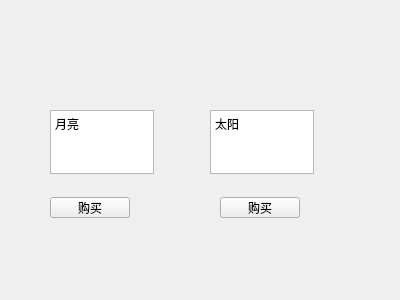
<?xml version="1.0" encoding="UTF-8"?>
<ui version="4.0">
 <class>shop</class>
 <widget class="QWidget" name="shop">
  <property name="geometry">
   <rect>
    <x>0</x>
    <y>0</y>
    <width>400</width>
    <height>300</height>
   </rect>
  </property>
  <property name="windowTitle">
   <string>Form</string>
  </property>
  <widget class="QPushButton" name="pushButton">
   <property name="geometry">
    <rect>
     <x>50</x>
     <y>197</y>
     <width>80</width>
     <height>21</height>
    </rect>
   </property>
   <property name="text">
    <string>购买</string>
   </property>
  </widget>
  <widget class="QPushButton" name="pushButton_2">
   <property name="geometry">
    <rect>
     <x>220</x>
     <y>197</y>
     <width>80</width>
     <height>21</height>
    </rect>
   </property>
   <property name="text">
    <string>购买</string>
   </property>
  </widget>
  <widget class="QPlainTextEdit" name="plainTextEdit">
   <property name="geometry">
    <rect>
     <x>50</x>
     <y>110</y>
     <width>104</width>
     <height>64</height>
    </rect>
   </property>
   <property name="plainText">
    <string>月亮</string>
   </property>
  </widget>
  <widget class="QTextEdit" name="textEdit">
   <property name="geometry">
    <rect>
     <x>210</x>
     <y>110</y>
     <width>104</width>
     <height>64</height>
    </rect>
   </property>
   <property name="html">
    <string>&lt;!DOCTYPE HTML PUBLIC &quot;-//W3C//DTD HTML 4.0//EN&quot; &quot;http://www.w3.org/TR/REC-html40/strict.dtd&quot;&gt;
&lt;html&gt;&lt;head&gt;&lt;meta name=&quot;qrichtext&quot; content=&quot;1&quot; /&gt;&lt;meta charset=&quot;utf-8&quot; /&gt;&lt;style type=&quot;text/css&quot;&gt;
p, li { white-space: pre-wrap; }
&lt;/style&gt;&lt;/head&gt;&lt;body style=&quot; font-family:'Microsoft YaHei UI'; font-size:9pt; font-weight:400; font-style:normal;&quot;&gt;
&lt;p style=&quot; margin-top:0px; margin-bottom:0px; margin-left:0px; margin-right:0px; -qt-block-indent:0; text-indent:0px;&quot;&gt;太阳&lt;/p&gt;&lt;/body&gt;&lt;/html&gt;</string>
   </property>
  </widget>
 </widget>
 <resources/>
 <connections/>
</ui>
